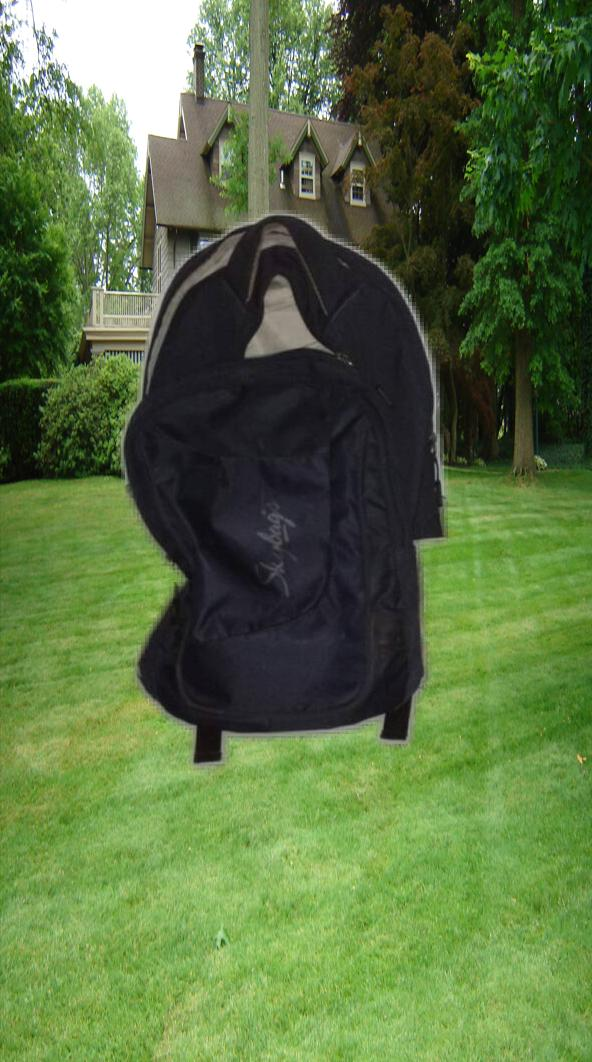
%> input picture Data/blended/11_sal.jpg, 592 x 1062 px, given in place of 11_sal.jpg_salient.jpg, which was not available
$ octave --eval "result = mask('Data/blended/11_sal.jpg');"   (GNU Octave 9; MATLAB toolbox functions it lacks are replaced by stand-ins)
%> lines starting %> are read from the running program, lines starting %| are printed output that depends on the picture; in (x1, y1, x2, y2) boxes, pixels count from 0 and x2, y2 are one past the last pixel; in counts of white or black regions, pixels touching at a corner belong together; the program's own positions count from 1; pictures that were not available may be replaced by others from this repository, and a replacement may not be noted
function im  = mask(file_number)
%> called with file_number = 'Data/blended/11_sal.jpg'
    disp(file_number);
    prefixpath = 'Data/dest2/';
    suffixpath = '_salient.jpg';
    fname = strcat(prefixpath, file_number, suffixpath);
    im = im2bw(imread(fname));
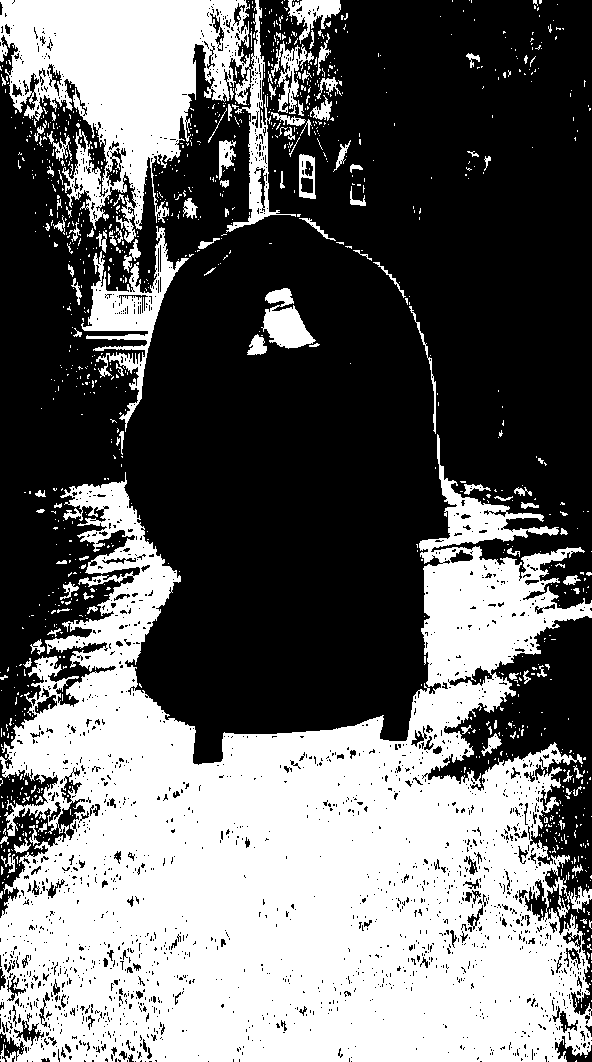
%> im: size 1062x592 logical; 41.1% white; 1118 white regions (1008 under 20 px), largest, box (x1, y1, x2, y2) and area: (0, 434, 592, 1062) 204431, (0, 0, 296, 243) 33302, (81, 226, 189, 432) 5230
    se = strel('disk',5);
    im = imdilate(im, se);
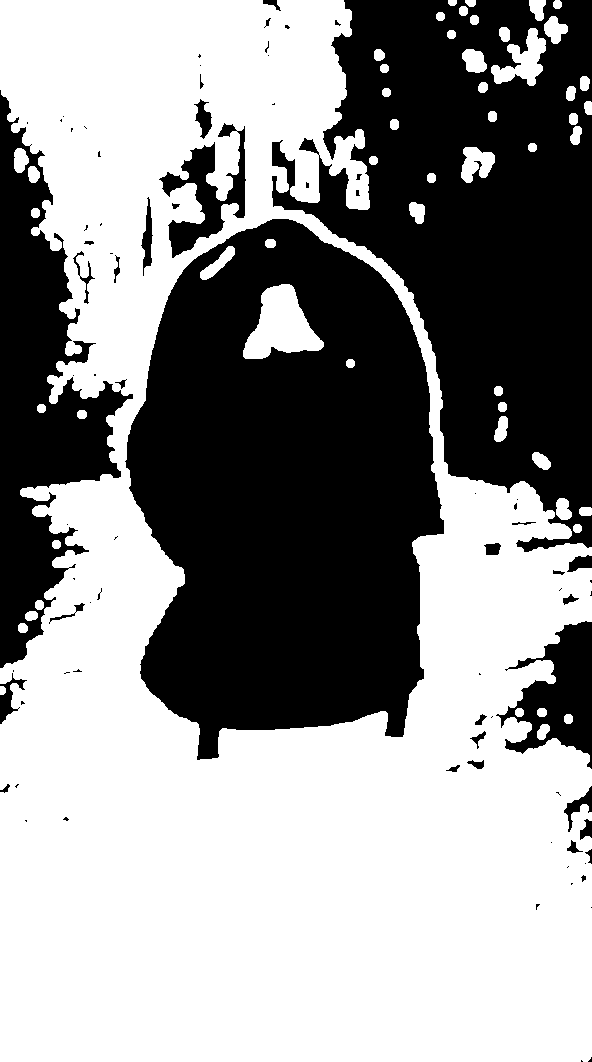
%> im: size 1062x592 logical; 57.1% white; 82 black regions (49 under 20 px), largest, box (x1, y1, x2, y2) and area: (125, 219, 444, 760) 124355, (272, 0, 592, 552) 98060, (0, 90, 133, 668) 32384
end

$ run again, on Data/blended/12_sal.jpg
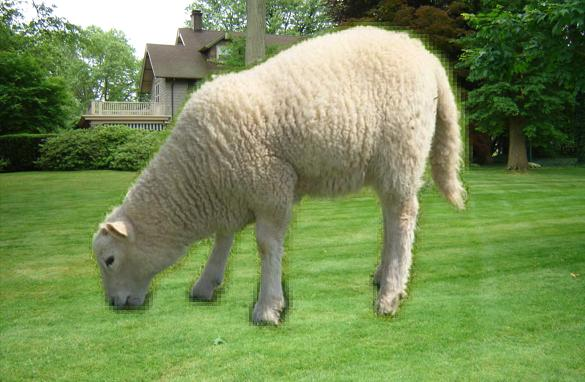
%> input picture Data/blended/12_sal.jpg, 585 x 382 px, given in place of 12_sal.jpg_salient.jpg, which was not available
%> in mask, `im = im2bw(imread(fname));`:
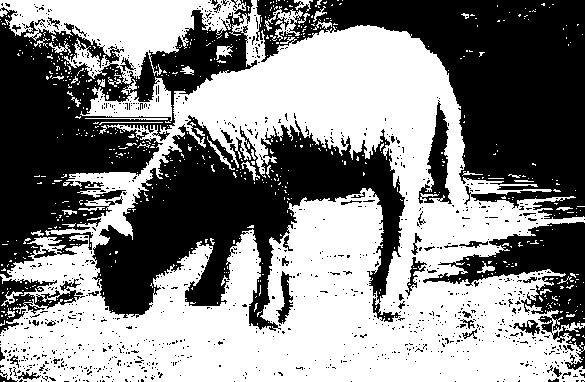
%> im: size 382x585 logical; 53% white; 1047 black regions (999 under 20 px), largest, box (x1, y1, x2, y2) and area: (256, 0, 585, 219) 31826, (92, 115, 405, 331) 29117, (0, 0, 257, 278) 28214
%> in mask, `im = imdilate(im, se);`:
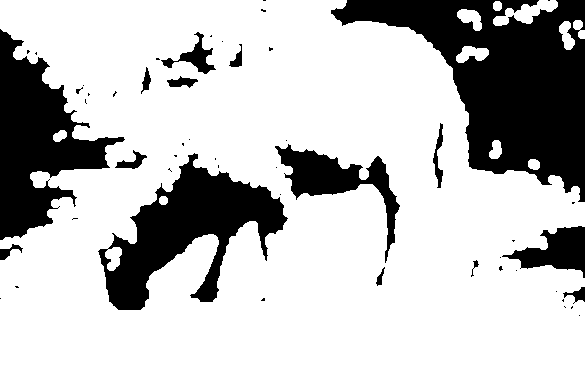
%> im: size 382x585 logical; 75.2% white; 52 black regions (36 under 20 px), largest, box (x1, y1, x2, y2) and area: (331, 0, 585, 202) 23571, (98, 153, 288, 310) 12028, (0, 29, 125, 240) 11635
